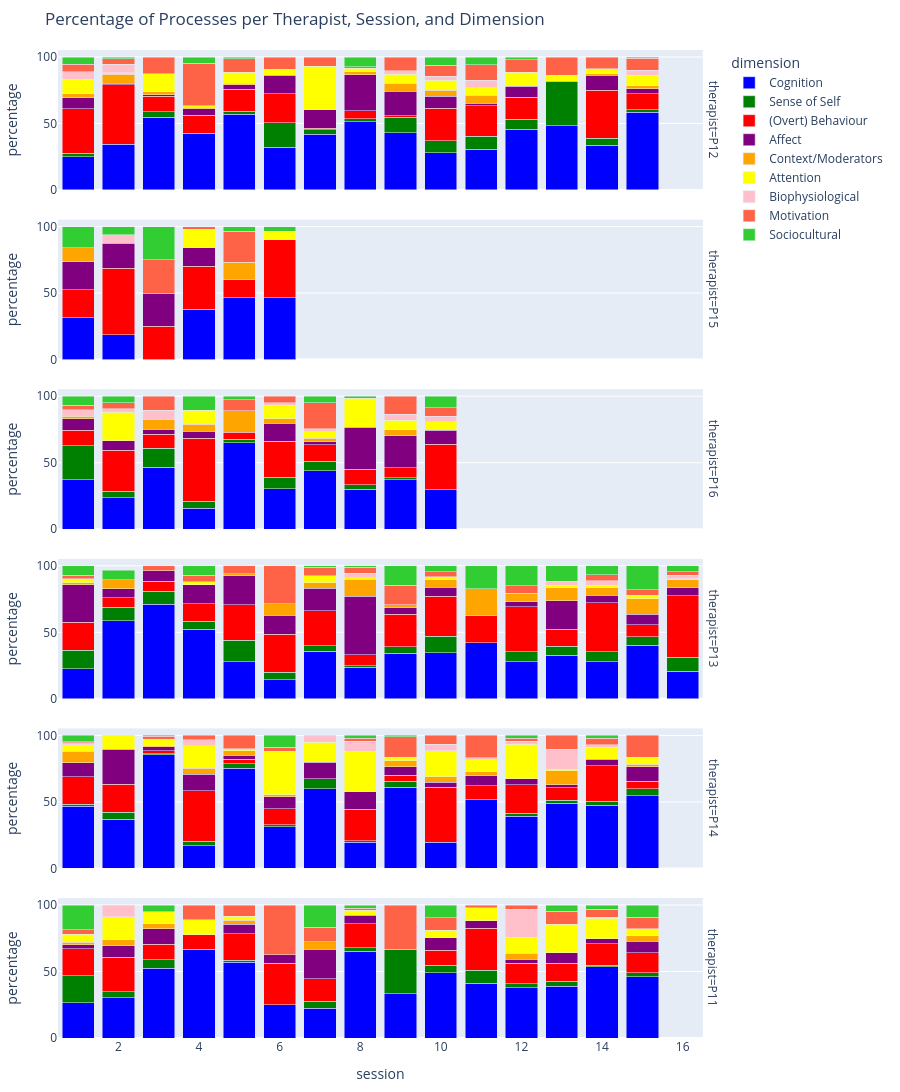

The notebook cell saved with this chart:
### Code cell
import pandas as pd
import plotly.express as px

# Assuming 'dimension_colors' and 'data_dimension' are already defined
dimension_colors = {
    'Cognition': 'blue',
    'Sense of Self': 'green',
    '(Overt) Behaviour': 'red',
    'Affect': 'purple',
    'Context/Moderators': 'orange',
    'Attention': 'yellow',
    'Biophysiological': 'pink',
    'Motivation': 'tomato' ,
    'Sociocultural': 'limegreen'
}

# Information about the dimension, total process
data_dimension = count_dimensions_per_session_for_all(data_therapist)

# Sample list of patients for filtering
p = ['P11', 'P12', 'P13', 'P14', 'P15', 'P16']

# Initialize an empty list to collect rows of output
rows = []

# Iterate over the patients and filter those in 'p'
for therapist, details in data_dimension.items():
    if therapist in p:  # Use 'in' to filter for patients in list 'p'
        for session, dimensions in details['session_dimension_counts'].items():
            total_processes = details['session_process_counts'].get(session, 0)
            for dimension, count in dimensions.items():
                rows.append({
                    'therapist': therapist,
                    'session': session,
                    'dimension': dimension,
                    'count': count,
                    'total_processes': total_processes
                })

# Convert the list of rows into a DataFrame
df = pd.DataFrame(rows)

# Set the order of dimensions based on the keys of the dimension_colors dictionary
dimension_order = list(dimension_colors.keys())

# Make 'dimension' a categorical column with the specified order
df['dimension'] = pd.Categorical(df['dimension'], categories=dimension_order, ordered=True)

# Group by 'therapist' and 'session' to calculate total processes for each session
df_totals = df.groupby(['therapist', 'session'])['count'].sum().reset_index()
df_totals.rename(columns={'count': 'total_count'}, inplace=True)

# Merge the total counts back to the original dataframe
df = pd.merge(df, df_totals, on=['therapist', 'session'])

# Calculate percentage by dividing the count of each dimension by the total count per session
df['percentage'] = (df['count'] / df['total_count']) * 100

# Plot with Plotly Express: Facet by patient (rows), session on the x-axis
fig = px.bar(
    df,
    x='session',  # Session on the x-axis
    y='percentage',    # Percentage on the y-axis
    color='dimension',  # Color bars by dimension
    facet_row='therapist',  # One plot per therapist, stacked vertically
    color_discrete_map=dimension_colors,  # Use specified color map for dimensions
    category_orders={'dimension': dimension_order},  # Ensure correct order of dimensions
    title="Percentage of Processes per Therapist, Session, and Dimension"
)

# Make the bars stacked and adjust the layout
fig.update_layout(
    barmode='stack',
    height=1200,  # Increase the overall height of the figure to give more room to each subplot
    margin=dict(l=50, r=50, t=50, b=50),  # Adjust margins for more breathing room
)


# Show the plot
fig.show()

### Figure 1 — Plotly figure (JSON) as saved in the notebook; plotly's stock layout.template omitted (floating-point values rounded to 4 significant figures)
{"data": [{"alignmentgroup": "True", "hovertemplate": "dimension=Cognition<br>therapist=P12<br>session=%{x}<br>percentage=%{y}<extra></extra>", "legendgroup": "Cognition", "marker": {"color": "blue", "pattern": {"shape": ""}}, "name": "Cognition", "offsetgroup": "Cognition", "orientation": "v", "showlegend": true, "textposition": "auto", "x": [1, 2, 3, 4, 5, 6, 7, 8, 9, 10, 11, 12, 13, 14, 15], "xaxis": "x6", "y": [25.0, 34.21, 54.74, 42.53, 56.98, 32.18, 42.05, 51.22, 43.02, 28.03, 30.77, 45.83, 48.48, 33.75, 58.42], "yaxis": "y6", "type": "bar"}, {"alignmentgroup": "True", "hovertemplate": "dimension=Cognition<br>therapist=P15<br>session=%{x}<br>percentage=%{y}<extra></extra>", "legendgroup": "Cognition", "marker": {"color": "blue", "pattern": {"shape": ""}}, "name": "Cognition", "offsetgroup": "Cognition", "orientation": "v", "showlegend": false, "textposition": "auto", "x": [1, 2, 4, 5, 6], "xaxis": "x5", "y": [31.58, 18.75, 38.0, 46.67, 46.67], "yaxis": "y5", "type": "bar"}, {"alignmentgroup": "True", "hovertemplate": "dimension=Cognition<br>therapist=P16<br>session=%{x}<br>percentage=%{y}<extra></extra>", "legendgroup": "Cognition", "marker": {"color": "blue", "pattern": {"shape": ""}}, "name": "Cognition", "offsetgroup": "Cognition", "orientation": "v", "showlegend": false, "textposition": "auto", "x": [1, 2, 3, 4, 5, 6, 7, 8, 9, 10], "xaxis": "x4", "y": [37.29, 23.81, 46.43, 15.79, 64.86, 30.51, 43.9, 30.0, 37.31, 29.79], "yaxis": "y4", "type": "bar"}, {"alignmentgroup": "True", "hovertemplate": "dimension=Cognition<br>therapist=P13<br>session=%{x}<br>percentage=%{y}<extra></extra>", "legendgroup": "Cognition", "marker": {"color": "blue", "pattern": {"shape": ""}}, "name": "Cognition", "offsetgroup": "Cognition", "orientation": "v", "showlegend": false, "textposition": "auto", "x": [1, 2, 3, 4, 5, 6, 7, 8, 9, 10, 11, 12, 13, 14, 15, 16], "xaxis": "x3", "y": [22.54, 58.62, 71.15, 52.38, 27.94, 14.29, 35.79, 23.86, 34.15, 34.48, 42.03, 28.04, 32.79, 27.78, 40.26, 20.87], "yaxis": "y3", "type": "bar"}, {"alignmentgroup": "True", "hovertemplate": "dimension=Cognition<br>therapist=P14<br>session=%{x}<br>percentage=%{y}<extra></extra>", "legendgroup": "Cognition", "marker": {"color": "blue", "pattern": {"shape": ""}}, "name": "Cognition", "offsetgroup": "Cognition", "orientation": "v", "showlegend": false, "textposition": "auto", "x": [1, 2, 3, 4, 5, 6, 7, 8, 9, 10, 11, 12, 13, 14, 15], "xaxis": "x2", "y": [46.83, 36.84, 85.5, 16.85, 75.41, 31.34, 60.0, 19.57, 60.91, 19.48, 51.52, 39.13, 48.84, 47.52, 54.55], "yaxis": "y2", "type": "bar"}, {"alignmentgroup": "True", "hovertemplate": "dimension=Cognition<br>therapist=P11<br>session=%{x}<br>percentage=%{y}<extra></extra>", "legendgroup": "Cognition", "marker": {"color": "blue", "pattern": {"shape": ""}}, "name": "Cognition", "offsetgroup": "Cognition", "orientation": "v", "showlegend": false, "textposition": "auto", "x": [1, 2, 3, 4, 5, 6, 7, 8, 9, 10, 11, 12, 13, 14, 15], "xaxis": "x", "y": [26.56, 30.43, 52.56, 66.67, 57.14, 25.0, 22.22, 65.38, 33.33, 49.06, 41.18, 37.88, 38.83, 53.54, 46.04], "yaxis": "y", "type": "bar"}, {"alignmentgroup": "True", "hovertemplate": "dimension=Sense of Self<br>therapist=P12<br>session=%{x}<br>percentage=%{y}<extra></extra>", "legendgroup": "Sense of Self", "marker": {"color": "green", "pattern": {"shape": ""}}, "name": "Sense of Self", "offsetgroup": "Sense of Self", "orientation": "v", "showlegend": true, "textposition": "auto", "x": [1, 3, 5, 6, 7, 8, 9, 10, 11, 12, 13, 14, 15], "xaxis": "x6", "y": [2.778, 4.211, 2.326, 18.39, 3.409, 2.439, 11.63, 9.091, 9.615, 7.292, 33.33, 5.0, 1.98], "yaxis": "y6", "type": "bar"}, {"alignmentgroup": "True", "hovertemplate": "dimension=Sense of Self<br>therapist=P16<br>session=%{x}<br>percentage=%{y}<extra></extra>", "legendgroup": "Sense of Self", "marker": {"color": "green", "pattern": {"shape": ""}}, "name": "Sense of Self", "offsetgroup": "Sense of Self", "orientation": "v", "showlegend": false, "textposition": "auto", "x": [1, 2, 3, 4, 5, 6, 7, 8, 9], "xaxis": "x4", "y": [25.42, 4.762, 14.29, 5.263, 2.703, 8.475, 7.317, 3.333, 1.493], "yaxis": "y4", "type": "bar"}, {"alignmentgroup": "True", "hovertemplate": "dimension=Sense of Self<br>therapist=P13<br>session=%{x}<br>percentage=%{y}<extra></extra>", "legendgroup": "Sense of Self", "marker": {"color": "green", "pattern": {"shape": ""}}, "name": "Sense of Self", "offsetgroup": "Sense of Self", "orientation": "v", "showlegend": false, "textposition": "auto", "x": [1, 2, 3, 4, 5, 6, 7, 8, 9, 10, 12, 13, 14, 15, 16], "xaxis": "x3", "y": [14.08, 10.34, 9.615, 5.952, 16.18, 5.714, 4.211, 1.136, 4.878, 12.64, 7.477, 6.557, 7.778, 6.494, 10.43], "yaxis": "y3", "type": "bar"}, {"alignmentgroup": "True", "hovertemplate": "dimension=Sense of Self<br>therapist=P14<br>session=%{x}<br>percentage=%{y}<extra></extra>", "legendgroup": "Sense of Self", "marker": {"color": "green", "pattern": {"shape": ""}}, "name": "Sense of Self", "offsetgroup": "Sense of Self", "orientation": "v", "showlegend": false, "textposition": "auto", "x": [1, 2, 3, 4, 5, 6, 7, 8, 9, 12, 13, 14, 15], "xaxis": "x2", "y": [1.587, 5.263, 0.7634, 3.371, 3.279, 1.493, 7.5, 1.087, 4.545, 2.174, 2.326, 2.97, 5.455], "yaxis": "y2", "type": "bar"}, {"alignmentgroup": "True", "hovertemplate": "dimension=Sense of Self<br>therapist=P11<br>session=%{x}<br>percentage=%{y}<extra></extra>", "legendgroup": "Sense of Self", "marker": {"color": "green", "pattern": {"shape": ""}}, "name": "Sense of Self", "offsetgroup": "Sense of Self", "orientation": "v", "showlegend": false, "textposition": "auto", "x": [1, 2, 3, 5, 7, 8, 9, 10, 11, 12, 13, 14, 15], "xaxis": "x", "y": [20.31, 4.348, 6.41, 1.429, 5.556, 2.564, 33.33, 5.66, 9.804, 3.03, 3.883, 1.01, 2.878], "yaxis": "y", "type": "bar"}, {"alignmentgroup": "True", "hovertemplate": "dimension=(Overt) Behaviour<br>therapist=P12<br>session=%{x}<br>percentage=%{y}<extra></extra>", "legendgroup": "(Overt) Behaviour", "marker": {"color": "red", "pattern": {"shape": ""}}, "name": "(Overt) Behaviour", "offsetgroup": "(Overt) Behaviour", "orientation": "v", "showlegend": true, "textposition": "auto", "x": [1, 2, 3, 4, 5, 6, 7, 8, 9, 10, 11, 12, 14, 15], "xaxis": "x6", "y": [33.33, 44.74, 11.58, 13.79, 16.28, 21.84, 1.136, 6.098, 1.163, 24.24, 23.08, 16.67, 36.25, 11.88], "yaxis": "y6", "type": "bar"}, {"alignmentgroup": "True", "hovertemplate": "dimension=(Overt) Behaviour<br>therapist=P15<br>session=%{x}<br>percentage=%{y}<extra></extra>", "legendgroup": "(Overt) Behaviour", "marker": {"color": "red", "pattern": {"shape": ""}}, "name": "(Overt) Behaviour", "offsetgroup": "(Overt) Behaviour", "orientation": "v", "showlegend": false, "textposition": "auto", "x": [1, 2, 3, 4, 5, 6], "xaxis": "x5", "y": [21.05, 50.0, 25.0, 32.0, 13.33, 43.33], "yaxis": "y5", "type": "bar"}, {"alignmentgroup": "True", "hovertemplate": "dimension=(Overt) Behaviour<br>therapist=P16<br>session=%{x}<br>percentage=%{y}<extra></extra>", "legendgroup": "(Overt) Behaviour", "marker": {"color": "red", "pattern": {"shape": ""}}, "name": "(Overt) Behaviour", "offsetgroup": "(Overt) Behaviour", "orientation": "v", "showlegend": false, "textposition": "auto", "x": [1, 2, 3, 4, 5, 6, 7, 8, 9, 10], "xaxis": "x4", "y": [11.86, 30.95, 10.71, 47.37, 5.405, 27.12, 12.2, 11.67, 7.463, 34.04], "yaxis": "y4", "type": "bar"}, {"alignmentgroup": "True", "hovertemplate": "dimension=(Overt) Behaviour<br>therapist=P13<br>session=%{x}<br>percentage=%{y}<extra></extra>", "legendgroup": "(Overt) Behaviour", "marker": {"color": "red", "pattern": {"shape": ""}}, "name": "(Overt) Behaviour", "offsetgroup": "(Overt) Behaviour", "orientation": "v", "showlegend": false, "textposition": "auto", "x": [1, 2, 3, 4, 5, 6, 7, 8, 9, 10, 11, 12, 13, 14, 15, 16], "xaxis": "x3", "y": [21.13, 6.897, 7.692, 13.1, 26.47, 28.57, 26.32, 7.955, 24.39, 29.89, 20.29, 33.64, 13.11, 36.67, 9.091, 46.09], "yaxis": "y3", "type": "bar"}, {"alignmentgroup": "True", "hovertemplate": "dimension=(Overt) Behaviour<br>therapist=P14<br>session=%{x}<br>percentage=%{y}<extra></extra>", "legendgroup": "(Overt) Behaviour", "marker": {"color": "red", "pattern": {"shape": ""}}, "name": "(Overt) Behaviour", "offsetgroup": "(Overt) Behaviour", "orientation": "v", "showlegend": false, "textposition": "auto", "x": [1, 2, 3, 4, 5, 6, 8, 9, 10, 11, 12, 13, 14, 15], "xaxis": "x2", "y": [20.63, 21.05, 2.29, 38.2, 3.279, 11.94, 23.91, 4.545, 41.56, 10.61, 21.74, 9.302, 26.73, 5.455], "yaxis": "y2", "type": "bar"}, {"alignmentgroup": "True", "hovertemplate": "dimension=(Overt) Behaviour<br>therapist=P11<br>session=%{x}<br>percentage=%{y}<extra></extra>", "legendgroup": "(Overt) Behaviour", "marker": {"color": "red", "pattern": {"shape": ""}}, "name": "(Overt) Behaviour", "offsetgroup": "(Overt) Behaviour", "orientation": "v", "showlegend": false, "textposition": "auto", "x": [1, 2, 3, 4, 5, 6, 7, 8, 10, 11, 12, 13, 14, 15], "xaxis": "x", "y": [20.31, 26.09, 11.54, 11.11, 20.0, 31.25, 16.67, 17.95, 11.32, 31.37, 15.15, 13.59, 16.16, 15.11], "yaxis": "y", "type": "bar"}, {"alignmentgroup": "True", "hovertemplate": "dimension=Affect<br>therapist=P12<br>session=%{x}<br>percentage=%{y}<extra></extra>", "legendgroup": "Affect", "marker": {"color": "purple", "pattern": {"shape": ""}}, "name": "Affect", "offsetgroup": "Affect", "orientation": "v", "showlegend": true, "textposition": "auto", "x": [1, 2, 3, 4, 5, 6, 7, 8, 9, 10, 11, 12, 14, 15], "xaxis": "x6", "y": [8.333, 1.316, 1.053, 4.598, 3.488, 13.79, 13.64, 26.83, 18.6, 9.091, 1.923, 8.333, 11.25, 3.96], "yaxis": "y6", "type": "bar"}, {"alignmentgroup": "True", "hovertemplate": "dimension=Affect<br>therapist=P15<br>session=%{x}<br>percentage=%{y}<extra></extra>", "legendgroup": "Affect", "marker": {"color": "purple", "pattern": {"shape": ""}}, "name": "Affect", "offsetgroup": "Affect", "orientation": "v", "showlegend": false, "textposition": "auto", "x": [1, 2, 3, 4], "xaxis": "x5", "y": [21.05, 18.75, 25.0, 14.0], "yaxis": "y5", "type": "bar"}, {"alignmentgroup": "True", "hovertemplate": "dimension=Affect<br>therapist=P16<br>session=%{x}<br>percentage=%{y}<extra></extra>", "legendgroup": "Affect", "marker": {"color": "purple", "pattern": {"shape": ""}}, "name": "Affect", "offsetgroup": "Affect", "orientation": "v", "showlegend": false, "textposition": "auto", "x": [1, 2, 3, 4, 6, 7, 8, 9, 10], "xaxis": "x4", "y": [8.475, 7.143, 3.571, 5.263, 13.56, 2.439, 31.67, 23.88, 10.64], "yaxis": "y4", "type": "bar"}, {"alignmentgroup": "True", "hovertemplate": "dimension=Affect<br>therapist=P13<br>session=%{x}<br>percentage=%{y}<extra></extra>", "legendgroup": "Affect", "marker": {"color": "purple", "pattern": {"shape": ""}}, "name": "Affect", "offsetgroup": "Affect", "orientation": "v", "showlegend": false, "textposition": "auto", "x": [1, 2, 3, 4, 5, 6, 7, 8, 9, 10, 12, 13, 14, 15, 16], "xaxis": "x3", "y": [28.17, 6.897, 7.692, 14.29, 22.06, 14.29, 16.84, 44.32, 4.878, 6.897, 3.738, 21.31, 5.556, 7.792, 6.087], "yaxis": "y3", "type": "bar"}, {"alignmentgroup": "True", "hovertemplate": "dimension=Affect<br>therapist=P14<br>session=%{x}<br>percentage=%{y}<extra></extra>", "legendgroup": "Affect", "marker": {"color": "purple", "pattern": {"shape": ""}}, "name": "Affect", "offsetgroup": "Affect", "orientation": "v", "showlegend": false, "textposition": "auto", "x": [1, 2, 3, 4, 5, 6, 7, 8, 9, 10, 11, 12, 13, 14, 15], "xaxis": "x2", "y": [10.32, 26.32, 3.053, 12.36, 3.279, 8.955, 12.5, 13.04, 6.364, 3.896, 7.576, 4.348, 2.326, 4.95, 10.91], "yaxis": "y2", "type": "bar"}, {"alignmentgroup": "True", "hovertemplate": "dimension=Affect<br>therapist=P11<br>session=%{x}<br>percentage=%{y}<extra></extra>", "legendgroup": "Affect", "marker": {"color": "purple", "pattern": {"shape": ""}}, "name": "Affect", "offsetgroup": "Affect", "orientation": "v", "showlegend": false, "textposition": "auto", "x": [1, 2, 3, 5, 6, 7, 8, 10, 11, 12, 13, 14, 15], "xaxis": "x", "y": [3.125, 8.696, 11.54, 7.143, 6.25, 22.22, 6.41, 9.434, 5.882, 3.03, 7.767, 4.04, 8.633], "yaxis": "y", "type": "bar"}, {"alignmentgroup": "True", "hovertemplate": "dimension=Context/Moderators<br>therapist=P12<br>session=%{x}<br>percentage=%{y}<extra></extra>", "legendgroup": "Context/Moderators", "marker": {"color": "orange", "pattern": {"shape": ""}}, "name": "Context/Moderators", "offsetgroup": "Context/Moderators", "orientation": "v", "showlegend": true, "textposition": "auto", "x": [1, 2, 3, 4, 5, 8, 9, 10, 11, 14, 15], "xaxis": "x6", "y": [2.778, 6.579, 2.105, 1.149, 1.163, 2.439, 5.814, 4.545, 5.769, 1.25, 1.98], "yaxis": "y6", "type": "bar"}, {"alignmentgroup": "True", "hovertemplate": "dimension=Context/Moderators<br>therapist=P15<br>session=%{x}<br>percentage=%{y}<extra></extra>", "legendgroup": "Context/Moderators", "marker": {"color": "orange", "pattern": {"shape": ""}}, "name": "Context/Moderators", "offsetgroup": "Context/Moderators", "orientation": "v", "showlegend": false, "textposition": "auto", "x": [1, 5], "xaxis": "x5", "y": [10.53, 13.33], "yaxis": "y5", "type": "bar"}, {"alignmentgroup": "True", "hovertemplate": "dimension=Context/Moderators<br>therapist=P16<br>session=%{x}<br>percentage=%{y}<extra></extra>", "legendgroup": "Context/Moderators", "marker": {"color": "orange", "pattern": {"shape": ""}}, "name": "Context/Moderators", "offsetgroup": "Context/Moderators", "orientation": "v", "showlegend": false, "textposition": "auto", "x": [1, 3, 4, 5, 6, 7, 9], "xaxis": "x4", "y": [1.695, 7.143, 5.263, 16.22, 3.39, 2.439, 4.478], "yaxis": "y4", "type": "bar"}, {"alignmentgroup": "True", "hovertemplate": "dimension=Context/Moderators<br>therapist=P13<br>session=%{x}<br>percentage=%{y}<extra></extra>", "legendgroup": "Context/Moderators", "marker": {"color": "orange", "pattern": {"shape": ""}}, "name": "Context/Moderators", "offsetgroup": "Context/Moderators", "orientation": "v", "showlegend": false, "textposition": "auto", "x": [1, 2, 5, 6, 7, 8, 9, 10, 11, 12, 13, 14, 15, 16], "xaxis": "x3", "y": [1.408, 6.897, 1.471, 8.571, 4.211, 12.5, 2.439, 5.747, 20.29, 6.542, 9.836, 5.556, 11.69, 6.087], "yaxis": "y3", "type": "bar"}, {"alignmentgroup": "True", "hovertemplate": "dimension=Context/Moderators<br>therapist=P14<br>session=%{x}<br>percentage=%{y}<extra></extra>", "legendgroup": "Context/Moderators", "marker": {"color": "orange", "pattern": {"shape": ""}}, "name": "Context/Moderators", "offsetgroup": "Context/Moderators", "orientation": "v", "showlegend": false, "textposition": "auto", "x": [1, 3, 4, 5, 6, 9, 10, 11, 13, 15], "xaxis": "x2", "y": [8.73, 0.7634, 4.494, 3.279, 1.493, 4.545, 3.896, 3.03, 10.47, 1.818], "yaxis": "y2", "type": "bar"}, {"alignmentgroup": "True", "hovertemplate": "dimension=Context/Moderators<br>therapist=P11<br>session=%{x}<br>percentage=%{y}<extra></extra>", "legendgroup": "Context/Moderators", "marker": {"color": "orange", "pattern": {"shape": ""}}, "name": "Context/Moderators", "offsetgroup": "Context/Moderators", "orientation": "v", "showlegend": false, "textposition": "auto", "x": [1, 2, 3, 5, 7, 12, 15], "xaxis": "x", "y": [1.562, 4.348, 3.846, 2.857, 5.556, 4.545, 4.317], "yaxis": "y", "type": "bar"}, {"alignmentgroup": "True", "hovertemplate": "dimension=Attention<br>therapist=P12<br>session=%{x}<br>percentage=%{y}<extra></extra>", "legendgroup": "Attention", "marker": {"color": "yellow", "pattern": {"shape": ""}}, "name": "Attention", "offsetgroup": "Attention", "orientation": "v", "showlegend": true, "textposition": "auto", "x": [1, 2, 3, 4, 5, 6, 7, 8, 9, 10, 11, 12, 13, 14, 15], "xaxis": "x6", "y": [11.11, 1.316, 13.68, 1.149, 8.14, 4.598, 32.95, 2.439, 6.977, 7.576, 5.769, 10.42, 4.545, 3.75, 7.921], "yaxis": "y6", "type": "bar"}, {"alignmentgroup": "True", "hovertemplate": "dimension=Attention<br>therapist=P15<br>session=%{x}<br>percentage=%{y}<extra></extra>", "legendgroup": "Attention", "marker": {"color": "yellow", "pattern": {"shape": ""}}, "name": "Attention", "offsetgroup": "Attention", "orientation": "v", "showlegend": false, "textposition": "auto", "x": [4, 6], "xaxis": "x5", "y": [14.0, 6.667], "yaxis": "y5", "type": "bar"}, {"alignmentgroup": "True", "hovertemplate": "dimension=Attention<br>therapist=P16<br>session=%{x}<br>percentage=%{y}<extra></extra>", "legendgroup": "Attention", "marker": {"color": "yellow", "pattern": {"shape": ""}}, "name": "Attention", "offsetgroup": "Attention", "orientation": "v", "showlegend": false, "textposition": "auto", "x": [2, 4, 6, 7, 8, 9, 10], "xaxis": "x4", "y": [21.43, 10.53, 10.17, 4.878, 21.67, 7.463, 6.383], "yaxis": "y4", "type": "bar"}, {"alignmentgroup": "True", "hovertemplate": "dimension=Attention<br>therapist=P13<br>session=%{x}<br>percentage=%{y}<extra></extra>", "legendgroup": "Attention", "marker": {"color": "yellow", "pattern": {"shape": ""}}, "name": "Attention", "offsetgroup": "Attention", "orientation": "v", "showlegend": false, "textposition": "auto", "x": [1, 4, 7, 8, 10, 13, 14, 15, 16], "xaxis": "x3", "y": [2.817, 2.381, 5.263, 1.136, 2.299, 1.639, 2.222, 2.597, 0.8696], "yaxis": "y3", "type": "bar"}, {"alignmentgroup": "True", "hovertemplate": "dimension=Attention<br>therapist=P14<br>session=%{x}<br>percentage=%{y}<extra></extra>", "legendgroup": "Attention", "marker": {"color": "yellow", "pattern": {"shape": ""}}, "name": "Attention", "offsetgroup": "Attention", "orientation": "v", "showlegend": false, "textposition": "auto", "x": [1, 2, 3, 4, 5, 6, 7, 8, 9, 10, 11, 12, 13, 14, 15], "xaxis": "x2", "y": [4.762, 10.53, 4.58, 16.85, 1.639, 32.84, 15.0, 30.43, 2.727, 19.48, 9.091, 26.09, 1.163, 8.911, 5.455], "yaxis": "y2", "type": "bar"}, {"alignmentgroup": "True", "hovertemplate": "dimension=Attention<br>therapist=P11<br>session=%{x}<br>percentage=%{y}<extra></extra>", "legendgroup": "Attention", "marker": {"color": "yellow", "pattern": {"shape": ""}}, "name": "Attention", "offsetgroup": "Attention", "orientation": "v", "showlegend": false, "textposition": "auto", "x": [1, 2, 3, 4, 5, 8, 10, 11, 12, 13, 14, 15], "xaxis": "x", "y": [6.25, 17.39, 8.974, 11.11, 2.857, 3.846, 5.66, 9.804, 12.12, 21.36, 15.15, 5.036], "yaxis": "y", "type": "bar"}, {"alignmentgroup": "True", "hovertemplate": "dimension=Biophysiological<br>therapist=P12<br>session=%{x}<br>percentage=%{y}<extra></extra>", "legendgroup": "Biophysiological", "marker": {"color": "pink", "pattern": {"shape": ""}}, "name": "Biophysiological", "offsetgroup": "Biophysiological", "orientation": "v", "showlegend": true, "textposition": "auto", "x": [1, 2, 9, 10, 11, 15], "xaxis": "x6", "y": [5.556, 6.579, 2.326, 3.03, 5.769, 3.96], "yaxis": "y6", "type": "bar"}, {"alignmentgroup": "True", "hovertemplate": "dimension=Biophysiological<br>therapist=P15<br>session=%{x}<br>percentage=%{y}<extra></extra>", "legendgroup": "Biophysiological", "marker": {"color": "pink", "pattern": {"shape": ""}}, "name": "Biophysiological", "offsetgroup": "Biophysiological", "orientation": "v", "showlegend": false, "textposition": "auto", "x": [2], "xaxis": "x5", "y": [6.25], "yaxis": "y5", "type": "bar"}, {"alignmentgroup": "True", "hovertemplate": "dimension=Biophysiological<br>therapist=P16<br>session=%{x}<br>percentage=%{y}<extra></extra>", "legendgroup": "Biophysiological", "marker": {"color": "pink", "pattern": {"shape": ""}}, "name": "Biophysiological", "offsetgroup": "Biophysiological", "orientation": "v", "showlegend": false, "textposition": "auto", "x": [1, 2, 3, 6, 7, 9, 10], "xaxis": "x4", "y": [5.085, 2.381, 7.143, 1.695, 2.439, 4.478, 4.255], "yaxis": "y4", "type": "bar"}, {"alignmentgroup": "True", "hovertemplate": "dimension=Biophysiological<br>therapist=P13<br>session=%{x}<br>percentage=%{y}<extra></extra>", "legendgroup": "Biophysiological", "marker": {"color": "pink", "pattern": {"shape": ""}}, "name": "Biophysiological", "offsetgroup": "Biophysiological", "orientation": "v", "showlegend": false, "textposition": "auto", "x": [8, 13, 14, 16], "xaxis": "x3", "y": [3.409, 3.279, 3.333, 2.609], "yaxis": "y3", "type": "bar"}, {"alignmentgroup": "True", "hovertemplate": "dimension=Biophysiological<br>therapist=P14<br>session=%{x}<br>percentage=%{y}<extra></extra>", "legendgroup": "Biophysiological", "marker": {"color": "pink", "pattern": {"shape": ""}}, "name": "Biophysiological", "offsetgroup": "Biophysiological", "orientation": "v", "showlegend": false, "textposition": "auto", "x": [1, 4, 7, 8, 10, 11, 12, 13, 14], "xaxis": "x2", "y": [1.587, 4.494, 5.0, 7.609, 5.195, 1.515, 2.174, 15.12, 1.98], "yaxis": "y2", "type": "bar"}, {"alignmentgroup": "True", "hovertemplate": "dimension=Biophysiological<br>therapist=P11<br>session=%{x}<br>percentage=%{y}<extra></extra>", "legendgroup": "Biophysiological", "marker": {"color": "pink", "pattern": {"shape": ""}}, "name": "Biophysiological", "offsetgroup": "Biophysiological", "orientation": "v", "showlegend": false, "textposition": "auto", "x": [2, 12, 14], "xaxis": "x", "y": [8.696, 21.21, 1.01], "yaxis": "y", "type": "bar"}, {"alignmentgroup": "True", "hovertemplate": "dimension=Motivation<br>therapist=P12<br>session=%{x}<br>percentage=%{y}<extra></extra>", "legendgroup": "Motivation", "marker": {"color": "tomato", "pattern": {"shape": ""}}, "name": "Motivation", "offsetgroup": "Motivation", "orientation": "v", "showlegend": true, "textposition": "auto", "x": [1, 2, 3, 4, 5, 6, 7, 8, 9, 10, 11, 12, 13, 14, 15], "xaxis": "x6", "y": [5.556, 3.947, 12.63, 32.18, 10.47, 9.195, 6.818, 1.22, 10.47, 8.333, 11.54, 9.375, 13.64, 8.75, 8.911], "yaxis": "y6", "type": "bar"}, {"alignmentgroup": "True", "hovertemplate": "dimension=Motivation<br>therapist=P15<br>session=%{x}<br>percentage=%{y}<extra></extra>", "legendgroup": "Motivation", "marker": {"color": "tomato", "pattern": {"shape": ""}}, "name": "Motivation", "offsetgroup": "Motivation", "orientation": "v", "showlegend": false, "textposition": "auto", "x": [3, 4, 5], "xaxis": "x5", "y": [25.0, 2.0, 23.33], "yaxis": "y5", "type": "bar"}, {"alignmentgroup": "True", "hovertemplate": "dimension=Motivation<br>therapist=P16<br>session=%{x}<br>percentage=%{y}<extra></extra>", "legendgroup": "Motivation", "marker": {"color": "tomato", "pattern": {"shape": ""}}, "name": "Motivation", "offsetgroup": "Motivation", "orientation": "v", "showlegend": false, "textposition": "auto", "x": [1, 2, 3, 5, 6, 7, 9, 10], "xaxis": "x4", "y": [3.39, 4.762, 10.71, 8.108, 5.085, 19.51, 13.43, 6.383], "yaxis": "y4", "type": "bar"}, {"alignmentgroup": "True", "hovertemplate": "dimension=Motivation<br>therapist=P13<br>session=%{x}<br>percentage=%{y}<extra></extra>", "legendgroup": "Motivation", "marker": {"color": "tomato", "pattern": {"shape": ""}}, "name": "Motivation", "offsetgroup": "Motivation", "orientation": "v", "showlegend": false, "textposition": "auto", "x": [1, 3, 4, 5, 6, 7, 8, 9, 10, 12, 14, 15, 16], "xaxis": "x3", "y": [2.817, 3.846, 4.762, 5.882, 28.57, 6.316, 4.545, 14.63, 3.448, 5.607, 4.444, 3.896, 2.609], "yaxis": "y3", "type": "bar"}, {"alignmentgroup": "True", "hovertemplate": "dimension=Motivation<br>therapist=P14<br>session=%{x}<br>percentage=%{y}<extra></extra>", "legendgroup": "Motivation", "marker": {"color": "tomato", "pattern": {"shape": ""}}, "name": "Motivation", "offsetgroup": "Motivation", "orientation": "v", "showlegend": false, "textposition": "auto", "x": [1, 3, 4, 5, 6, 8, 9, 10, 11, 12, 13, 14, 15], "xaxis": "x2", "y": [0.7937, 2.29, 3.371, 9.836, 2.985, 2.174, 15.45, 6.494, 16.67, 2.174, 10.47, 4.95, 16.36], "yaxis": "y2", "type": "bar"}, {"alignmentgroup": "True", "hovertemplate": "dimension=Motivation<br>therapist=P11<br>session=%{x}<br>percentage=%{y}<extra></extra>", "legendgroup": "Motivation", "marker": {"color": "tomato", "pattern": {"shape": ""}}, "name": "Motivation", "offsetgroup": "Motivation", "orientation": "v", "showlegend": false, "textposition": "auto", "x": [1, 4, 5, 6, 7, 8, 9, 10, 11, 12, 13, 14, 15], "xaxis": "x", "y": [3.125, 11.11, 8.571, 37.5, 11.11, 1.282, 33.33, 9.434, 1.961, 3.03, 9.709, 6.061, 8.633], "yaxis": "y", "type": "bar"}, {"alignmentgroup": "True", "hovertemplate": "dimension=Sociocultural<br>therapist=P12<br>session=%{x}<br>percentage=%{y}<extra></extra>", "legendgroup": "Sociocultural", "marker": {"color": "limegreen", "pattern": {"shape": ""}}, "name": "Sociocultural", "offsetgroup": "Sociocultural", "orientation": "v", "showlegend": true, "textposition": "auto", "x": [1, 2, 4, 5, 8, 10, 11, 12, 15], "xaxis": "x6", "y": [5.556, 1.316, 4.598, 1.163, 7.317, 6.061, 5.769, 2.083, 0.9901], "yaxis": "y6", "type": "bar"}, {"alignmentgroup": "True", "hovertemplate": "dimension=Sociocultural<br>therapist=P15<br>session=%{x}<br>percentage=%{y}<extra></extra>", "legendgroup": "Sociocultural", "marker": {"color": "limegreen", "pattern": {"shape": ""}}, "name": "Sociocultural", "offsetgroup": "Sociocultural", "orientation": "v", "showlegend": false, "textposition": "auto", "x": [1, 2, 3, 5, 6], "xaxis": "x5", "y": [15.79, 6.25, 25.0, 3.333, 3.333], "yaxis": "y5", "type": "bar"}, {"alignmentgroup": "True", "hovertemplate": "dimension=Sociocultural<br>therapist=P16<br>session=%{x}<br>percentage=%{y}<extra></extra>", "legendgroup": "Sociocultural", "marker": {"color": "limegreen", "pattern": {"shape": ""}}, "name": "Sociocultural", "offsetgroup": "Sociocultural", "orientation": "v", "showlegend": false, "textposition": "auto", "x": [1, 2, 4, 5, 7, 8, 10], "xaxis": "x4", "y": [6.78, 4.762, 10.53, 2.703, 4.878, 1.667, 8.511], "yaxis": "y4", "type": "bar"}, {"alignmentgroup": "True", "hovertemplate": "dimension=Sociocultural<br>therapist=P13<br>session=%{x}<br>percentage=%{y}<extra></extra>", "legendgroup": "Sociocultural", "marker": {"color": "limegreen", "pattern": {"shape": ""}}, "name": "Sociocultural", "offsetgroup": "Sociocultural", "orientation": "v", "showlegend": false, "textposition": "auto", "x": [1, 2, 4, 7, 8, 9, 10, 11, 12, 13, 14, 15, 16], "xaxis": "x3", "y": [7.042, 6.897, 7.143, 1.053, 1.136, 14.63, 4.598, 17.39, 14.95, 11.48, 6.667, 18.18, 4.348], "yaxis": "y3", "type": "bar"}, {"alignmentgroup": "True", "hovertemplate": "dimension=Sociocultural<br>therapist=P14<br>session=%{x}<br>percentage=%{y}<extra></extra>", "legendgroup": "Sociocultural", "marker": {"color": "limegreen", "pattern": {"shape": ""}}, "name": "Sociocultural", "offsetgroup": "Sociocultural", "orientation": "v", "showlegend": false, "textposition": "auto", "x": [1, 3, 6, 8, 9, 12, 14], "xaxis": "x2", "y": [4.762, 0.7634, 8.955, 2.174, 0.9091, 2.174, 1.98], "yaxis": "y2", "type": "bar"}, {"alignmentgroup": "True", "hovertemplate": "dimension=Sociocultural<br>therapist=P11<br>session=%{x}<br>percentage=%{y}<extra></extra>", "legendgroup": "Sociocultural", "marker": {"color": "limegreen", "pattern": {"shape": ""}}, "name": "Sociocultural", "offsetgroup": "Sociocultural", "orientation": "v", "showlegend": false, "textposition": "auto", "x": [1, 3, 7, 8, 10, 13, 14, 15], "xaxis": "x", "y": [18.75, 5.128, 16.67, 2.564, 9.434, 4.854, 3.03, 9.353], "yaxis": "y", "type": "bar"}], "layout": {"xaxis": {"anchor": "y", "domain": [0.0, 0.98], "title": {"text": "session"}}, "yaxis": {"anchor": "x", "domain": [0.0, 0.1417], "title": {"text": "percentage"}}, "xaxis2": {"anchor": "y2", "domain": [0.0, 0.98], "matches": "x", "showticklabels": false}, "yaxis2": {"anchor": "x2", "domain": [0.1717, 0.3133], "matches": "y", "title": {"text": "percentage"}}, "xaxis3": {"anchor": "y3", "domain": [0.0, 0.98], "matches": "x", "showticklabels": false}, "yaxis3": {"anchor": "x3", "domain": [0.3433, 0.485], "matches": "y", "title": {"text": "percentage"}}, "xaxis4": {"anchor": "y4", "domain": [0.0, 0.98], "matches": "x", "showticklabels": false}, "yaxis4": {"anchor": "x4", "domain": [0.515, 0.6567], "matches": "y", "title": {"text": "percentage"}}, "xaxis5": {"anchor": "y5", "domain": [0.0, 0.98], "matches": "x", "showticklabels": false}, "yaxis5": {"anchor": "x5", "domain": [0.6867, 0.8283], "matches": "y", "title": {"text": "percentage"}}, "xaxis6": {"anchor": "y6", "domain": [0.0, 0.98], "matches": "x", "showticklabels": false}, "yaxis6": {"anchor": "x6", "domain": [0.8583, 1.0], "matches": "y", "title": {"text": "percentage"}}, "annotations": [{"font": {}, "showarrow": false, "text": "therapist=P11", "textangle": 90, "x": 0.98, "xanchor": "left", "xref": "paper", "y": 0.07083, "yanchor": "middle", "yref": "paper"}, {"font": {}, "showarrow": false, "text": "therapist=P14", "textangle": 90, "x": 0.98, "xanchor": "left", "xref": "paper", "y": 0.2425, "yanchor": "middle", "yref": "paper"}, {"font": {}, "showarrow": false, "text": "therapist=P13", "textangle": 90, "x": 0.98, "xanchor": "left", "xref": "paper", "y": 0.4142, "yanchor": "middle", "yref": "paper"}, {"font": {}, "showarrow": false, "text": "therapist=P16", "textangle": 90, "x": 0.98, "xanchor": "left", "xref": "paper", "y": 0.5858, "yanchor": "middle", "yref": "paper"}, {"font": {}, "showarrow": false, "text": "therapist=P15", "textangle": 90, "x": 0.98, "xanchor": "left", "xref": "paper", "y": 0.7575, "yanchor": "middle", "yref": "paper"}, {"font": {}, "showarrow": false, "text": "therapist=P12", "textangle": 90, "x": 0.98, "xanchor": "left", "xref": "paper", "y": 0.9292, "yanchor": "middle", "yref": "paper"}], "legend": {"title": {"text": "dimension"}, "tracegroupgap": 0}, "title": {"text": "Percentage of Processes per Therapist, Session, and Dimension"}, "barmode": "stack", "margin": {"l": 50, "r": 50, "t": 50, "b": 50}, "height": 1200}}
